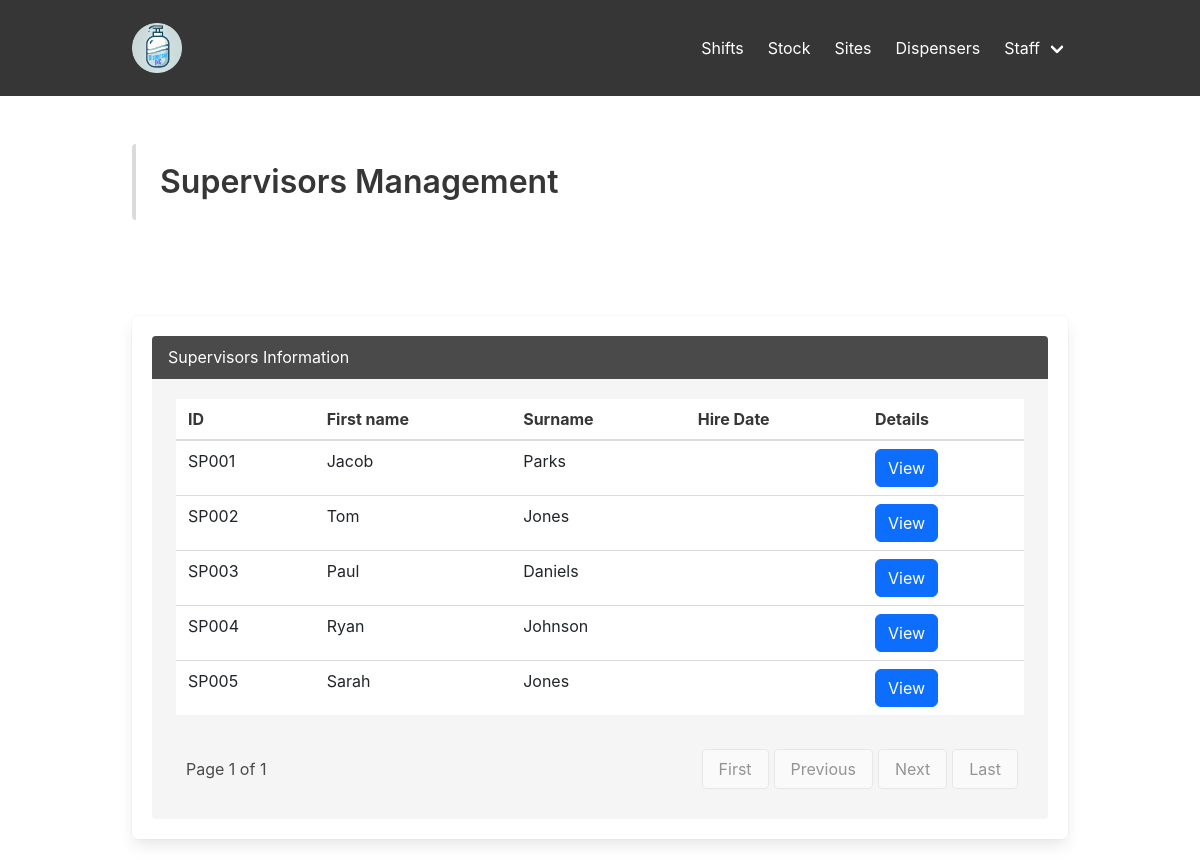
/supervisors/, run on an earlier commit of the app's database.
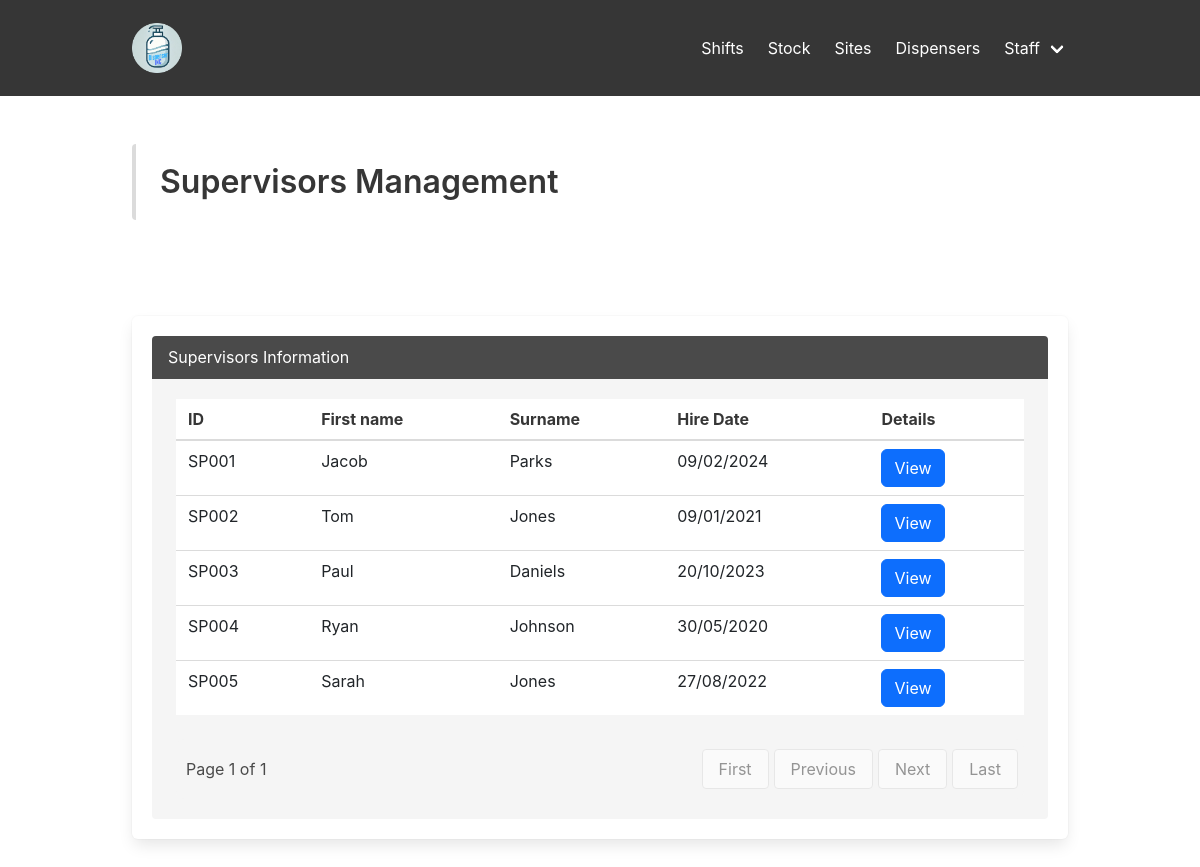
And on a later commit of the database.
### dispenser/views.py (the view)
# urls.py: path('supervisors/', supervisors, name='supervisors'),
def supervisors(request):
   with connection.cursor() as cursor:
      cursor.execute("SELECT * FROM SUPERVISOR")
      cursupervisor = cursor.fetchall()
      paginator = Paginator(cursupervisor, 10)
   page_number = request.GET.get('page', 1)
   try:
      page_obj = paginator.page(page_number)
   except PageNotAnInteger:
      page_obj = paginator.page(1)
   except EmptyPage:
      page_obj = paginator.page(paginator.num_pages)
   return render(request, 'dispenser/supervisors.html', {'page_obj': page_obj})

### dispenser/templates/dispenser/supervisors.html (shortened to what this page needs)
<!DOCTYPE html>
<html lang="en">
<head>
  {% load static %}
  <link rel="stylesheet" href="https://cdn.jsdelivr.net/npm/bootstrap@5.3.0/dist/css/bootstrap.min.css">
  <link rel="stylesheet" href="https://cdnjs.cloudflare.com/ajax/libs/bulma/0.9.4/css/bulma.min.css">
  <link rel="stylesheet" href="{% static 'css/navbar.css' %}">
  <link rel="stylesheet" href="{% static 'css/modalstyles.css' %}">
</head>
<body>
  <nav class="navbar is-dark" role="navigation" aria-label="main navigation">
   <div class="container">
       <div class="navbar-brand">
           <a class="navbar-item" href="{% url 'home' %}">
               <img src="{% static 'images/DispenserInc.png' %}" alt="Logo" style="max-height: 50px;">
           </a>
       </div>
       <div id="navbarMenu" class="navbar-menu">
           <div class="navbar-end">
               <a class="navbar-item" href="{% url 'shifts' %}">Shifts</a>
               <a class="navbar-item" href="{% url 'restock' %}">Stock</a>
               <a class="navbar-item" href="{% url 'sites' %}">Sites</a>
               <a class="navbar-item" href="{% url 'dispenser_resolved' %}">Dispensers</a>
               <div class="navbar-item has-dropdown is-hoverable">
                   <a class="navbar-link">Staff</a>
               </div>
           </div>
       </div>
   </div>
</nav>
  <section class="section">
    <div class="container">
      <div class="message-body">
        <h1 class="title">Supervisors Management</h1>
      </div>
    </div>
  </section>
  <section class="section">
    <div class="container">
      <div class="box">
        <article class="message">
          <div class="message-header">
            <h3>Supervisors Information</h3>
          </div>
          <div class="message-body">
            <table class="table is-striped is-fullwidth is-compact is-responsive">
              <thead>
                <tr>
                  <th>ID</th>
                  <th>First name</th>
                  <th>Surname</th>
                  <th>Hire Date</th>
                  <th>Details</th>
                </tr>
              </thead>
              <tbody>
                {% for SUPERVISORS in page_obj %}
                <tr>
                  <td>{{ SUPERVISORS.0 }}</td>
                  <td>{{ SUPERVISORS.1 }}</td>
                  <td>{{ SUPERVISORS.2 }}</td>
                  <td>{{ SUPERVISORS.8|date:"d/m/Y" }}</td>
                  <td>
                    <button class="btn btn-small btn-primary view-supervisor-btn" data-supervisor="{{ SUPERVISORS.0 }}">
                      View
                    </button>
                  </td>
                </tr>
                {% empty %}
                <tr>
                  <td colspan="5">No data available</td>
                </tr>
                {% endfor %}
              </tbody>
            </table>
            <div class="pagination-container"
                 style="display: flex; justify-content: space-between; align-items: center; background-color: #f5f5f5; padding: 10px; border-radius: 8px;">
              <span>Page {{ page_obj.number }} of {{ page_obj.paginator.num_pages }}</span>
              <nav class="pagination" role="navigation" aria-label="pagination" style="display: flex; gap: 5px;">
                {% if page_obj.has_previous %}
                <a class="button is-info has-text-white" href="?page=1">First</a>
                <a class="button is-primary has-text-white" href="?page={{ page_obj.previous_page_number }}">Previous</a>
                {% else %}
                <a class="button" disabled>First</a>
                <a class="button" disabled>Previous</a>
                {% endif %}
                {% if page_obj.has_next %}
                <a class="button is-primary has-text-white" href="?page={{ page_obj.next_page_number }}">Next</a>
                <a class="button is-info has-text-white" href="?page={{ page_obj.paginator.num_pages }}">Last</a>
                {% else %}
                <a class="button" disabled>Next</a>
                <a class="button" disabled>Last</a>
                {% endif %}
              </nav>
            </div>
          </div>
        </article>
      </div>
    </div>
  </section>
</body>
</html>

### soap_project/static/css/navbar.css (style rules this page uses)
.navbar { display: flex; justify-content: space-between; align-items: center; padding: 10px 20px; background-color: #333; }

What changed in the data, as far as the page shows it:
changed SUPERVISOR "SP001": Hire_Date (not shown) → "09/02/2024"
changed SUPERVISOR "SP002": Hire_Date (not shown) → "09/01/2021"
changed SUPERVISOR "SP003": Hire_Date (not shown) → "20/10/2023"
changed SUPERVISOR "SP004": Hire_Date (not shown) → "30/05/2020"
changed SUPERVISOR "SP005": Hire_Date (not shown) → "27/08/2022"
